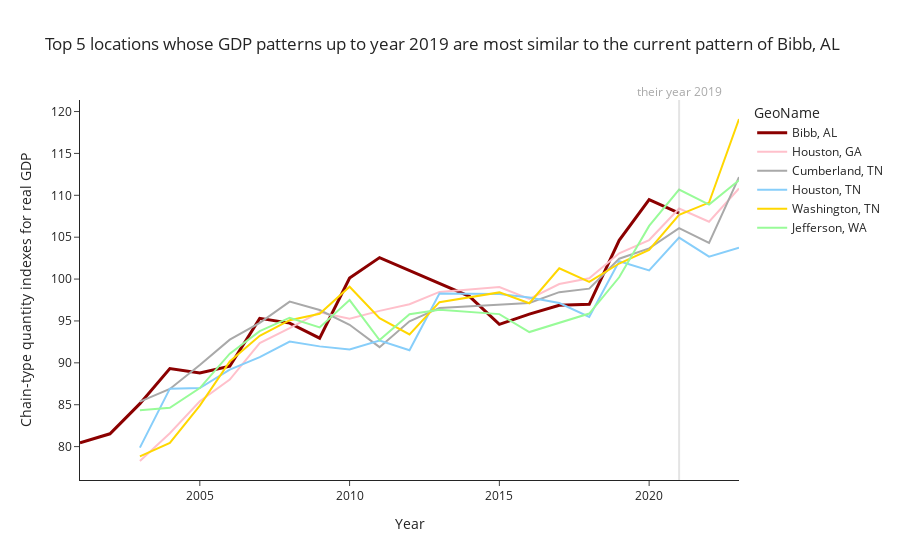

Write notebook code for a chart like this one.
### Code cell
# Suppose you want to find the most similar cities to a given city, but with some lag.
# "What places were on a similar path lag years ago?"

f1007 = FipsQuery(1007,lag = 2)
f1007.find_euclidean_kins()
f1007.plot_kins()
#display(f1007.euclidean_kins.head(n = 8))

### Figure 1 — Plotly figure (JSON) as saved in the notebook; plotly's stock layout.template omitted (floating-point values rounded to 4 significant figures)
{"data": [{"line": {"color": "darkred", "width": 3}, "mode": "lines", "name": "Bibb, AL", "text": "Bibb, AL", "textposition": "top right", "type": "scatter", "x": [2001, 2002, 2003, 2004, 2005, 2006, 2007, 2008, 2009, 2010, 2011, 2013, 2014, 2015, 2016, 2017, 2018, 2019, 2020, 2021], "y": [80.44, 81.53, 85.12, 89.32, 88.78, 89.6, 95.31, 94.75, 92.94, 100.1, 102.6, 99.54, 97.93, 94.59, 95.81, 96.88, 96.99, 104.6, 109.5, 107.9]}, {"line": {"color": "#FFC0CB"}, "mode": "lines", "name": "Houston, GA", "text": "Houston, GA", "textposition": "top right", "type": "scatter", "x": [2003, 2004, 2005, 2006, 2007, 2008, 2009, 2010, 2011, 2012, 2013, 2015, 2016, 2017, 2018, 2019, 2020, 2021, 2022, 2023], "y": [78.28, 81.59, 85.42, 88.0, 92.36, 94.14, 96.05, 95.28, 96.2, 97, 98.47, 99.04, 97.62, 99.4, 100.1, 103.1, 104.7, 108.4, 106.8, 110.8]}, {"line": {"color": "#A9A9A9"}, "mode": "lines", "name": "Cumberland, TN", "text": "Cumberland, TN", "textposition": "top right", "type": "scatter", "x": [2003, 2004, 2005, 2006, 2007, 2008, 2009, 2010, 2011, 2012, 2013, 2015, 2016, 2017, 2018, 2019, 2020, 2021, 2022, 2023], "y": [85.36, 86.89, 89.75, 92.77, 94.76, 97.31, 96.3, 94.54, 91.87, 94.95, 96.56, 96.94, 97.16, 98.44, 98.86, 102.4, 103.7, 106.1, 104.3, 112.2]}, {"line": {"color": "#87CEFA"}, "mode": "lines", "name": "Houston, TN", "text": "Houston, TN", "textposition": "top right", "type": "scatter", "x": [2003, 2004, 2005, 2006, 2007, 2008, 2009, 2010, 2011, 2012, 2013, 2015, 2016, 2017, 2018, 2019, 2020, 2021, 2022, 2023], "y": [79.88, 86.92, 86.98, 89.2, 90.69, 92.54, 91.96, 91.61, 92.65, 91.5, 98.28, 98.21, 97.79, 97.14, 95.48, 102.1, 101.0, 104.9, 102.7, 103.8]}, {"line": {"color": "#FFD700"}, "mode": "lines", "name": "Washington, TN", "text": "Washington, TN", "textposition": "top right", "type": "scatter", "x": [2003, 2004, 2005, 2006, 2007, 2008, 2009, 2010, 2011, 2012, 2013, 2015, 2016, 2017, 2018, 2019, 2020, 2021, 2022, 2023], "y": [78.83, 80.43, 84.89, 90.17, 93.23, 95.09, 95.85, 99.09, 95.33, 93.39, 97.24, 98.41, 97.11, 101.3, 99.67, 101.9, 103.5, 107.7, 109.1, 119.1]}, {"line": {"color": "#98FB98"}, "mode": "lines", "name": "Jefferson, WA", "text": "Jefferson, WA", "textposition": "top right", "type": "scatter", "x": [2003, 2004, 2005, 2006, 2007, 2008, 2009, 2010, 2011, 2012, 2013, 2015, 2016, 2017, 2018, 2019, 2020, 2021, 2022, 2023], "y": [84.34, 84.63, 86.98, 91.09, 93.79, 95.39, 94.22, 97.49, 92.71, 95.8, 96.35, 95.82, 93.68, 94.75, 95.89, 100.2, 106.3, 110.7, 108.9, 111.8]}], "layout": {"annotations": [{"font": {"color": "darkgray"}, "showarrow": false, "text": "their year 2019", "x": 2021, "xref": "x", "y": 1.05, "yref": "paper"}], "legend": {"title": {"text": "GeoName"}}, "shapes": [{"line": {"color": "darkgray", "width": 2}, "type": "line", "x0": 2021, "x1": 2021, "xref": "x", "y0": 0, "y1": 1, "yref": "paper"}], "title": {"text": "Top 5 locations whose GDP patterns up to year 2019 are most similar to the current pattern of Bibb, AL"}, "xaxis": {"title": {"text": "Year"}}, "yaxis": {"title": {"text": "Chain-type quantity indexes for real GDP"}}}}
